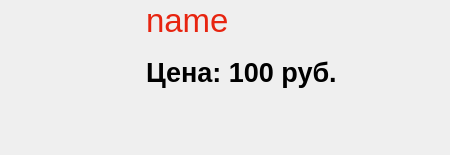
<?xml version="1.0" encoding="UTF-8"?>
<ui version="4.0">
 <class>ItemUI</class>
 <widget class="QWidget" name="ItemUI">
  <property name="geometry">
   <rect>
    <x>0</x>
    <y>0</y>
    <width>450</width>
    <height>155</height>
   </rect>
  </property>
  <property name="windowTitle">
   <string>Form</string>
  </property>
  <widget class="QLabel" name="label">
   <property name="geometry">
    <rect>
     <x>0</x>
     <y>0</y>
     <width>130</width>
     <height>155</height>
    </rect>
   </property>
   <property name="text">
    <string/>
   </property>
  </widget>
  <widget class="QLabel" name="name">
   <property name="geometry">
    <rect>
     <x>146</x>
     <y>0</y>
     <width>304</width>
     <height>41</height>
    </rect>
   </property>
   <property name="font">
    <font>
     <family>Arial</family>
     <pointsize>25</pointsize>
    </font>
   </property>
   <property name="styleSheet">
    <string notr="true">color: #E72410;</string>
   </property>
   <property name="text">
    <string>name</string>
   </property>
  </widget>
  <widget class="QLabel" name="price">
   <property name="geometry">
    <rect>
     <x>146</x>
     <y>52</y>
     <width>251</width>
     <height>41</height>
    </rect>
   </property>
   <property name="font">
    <font>
     <family>Arial</family>
     <pointsize>20</pointsize>
     <bold>true</bold>
    </font>
   </property>
   <property name="text">
    <string>Цена: 100 руб.</string>
   </property>
  </widget>
  <widget class="QPushButton" name="button">
   <property name="geometry">
    <rect>
     <x>0</x>
     <y>0</y>
     <width>450</width>
     <height>155</height>
    </rect>
   </property>
   <property name="styleSheet">
    <string notr="true">background: rgbs(255, 255, 255, 1);
border: none;</string>
   </property>
   <property name="text">
    <string/>
   </property>
  </widget>
 </widget>
 <resources/>
 <connections/>
</ui>
